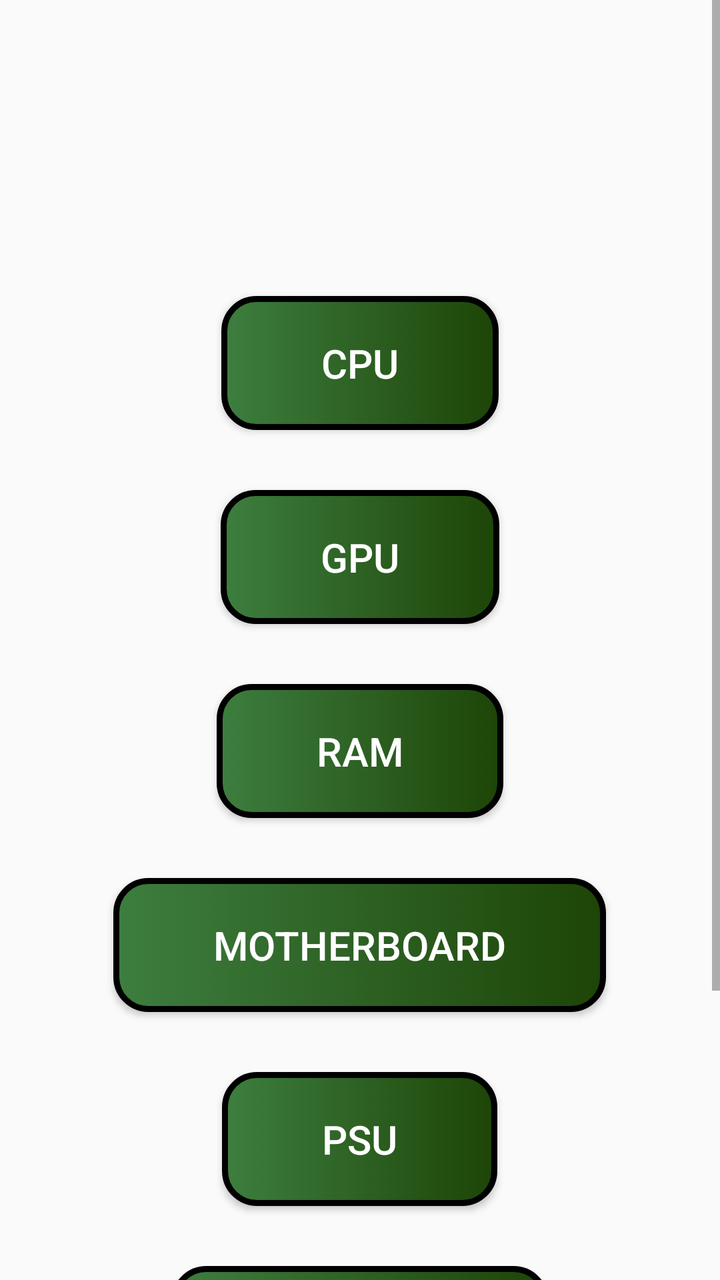
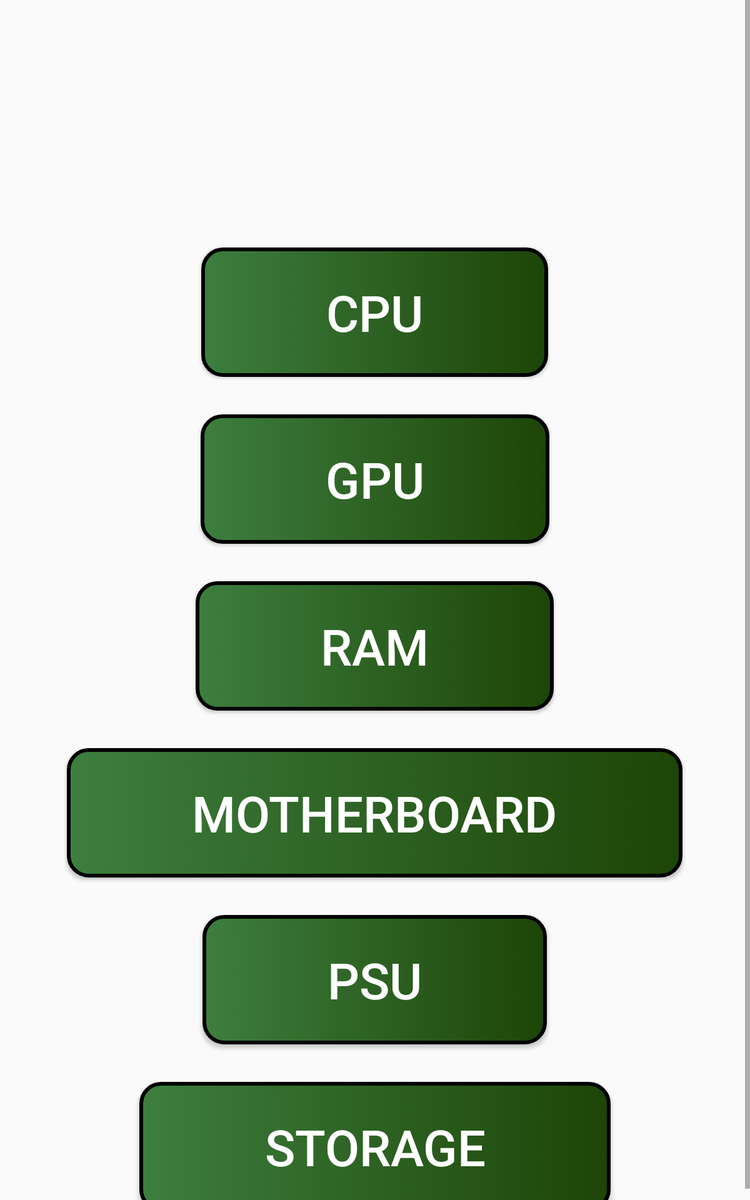

The same Android screen from two of the app's own layout files: first res/layout/ as a phone draws it, then the author's variant for another configuration, drawn on a device whose configuration selects that folder. Both files follow.
<!-- AndroidManifest.xml: application theme Theme.AppCompat.Light.NoActionBar -->
<!-- res/layout/activity_configuration.xml -->
<?xml version="1.0" encoding="utf-8"?>
    <ScrollView
        xmlns:android="http://schemas.android.com/apk/res/android"
        xmlns:app="http://schemas.android.com/apk/res-auto"
        android:layout_width="match_parent"
        android:layout_height="match_parent"
        >
    <LinearLayout
        android:layout_width="match_parent"
        android:layout_height="match_parent"
        android:orientation="vertical"
        >
        <ImageView
            android:id="@+id/btn_back"
            android:layout_width="60dp"
            android:layout_height="50dp"
            android:src="@drawable/ic_back_arrow"
            android:clickable="true"
            android:onClick="onBackIconClick"
            />
    <LinearLayout
        android:layout_width="match_parent"
        android:layout_height="wrap_content"
        android:orientation="vertical"
        android:gravity="center"
        >


        <androidx.appcompat.widget.SearchView
            android:id="@+id/search_view"
            android:layout_width="match_parent"
            android:layout_height="wrap_content"
            android:queryHint="Search"
            android:iconifiedByDefault="false"
            app:searchIcon="@drawable/search_icon"
            android:textColor="@color/white"
            />
        <Button
            android:text="CPU"
            android:textColor="@color/white"
            android:textSize="20sp"
            android:background="@drawable/btn2"
            android:id="@+id/cpu_button"
            android:layout_marginTop="50dp"
            android:layout_centerHorizontal="true"
            android:paddingLeft="50dp"
            android:paddingRight="50dp"
            android:paddingTop="20dp"
            android:paddingBottom="20dp"
            android:layout_width="wrap_content"
            android:layout_height="wrap_content"
            android:gravity="center" />

        <Button
            android:text="GPU"
            android:textColor="@color/white"
            android:textSize="20sp"
            android:background="@drawable/btn2"
            android:id="@+id/gpu_button"
            android:layout_below="@id/cpu_button"
            android:layout_marginTop="30dp"
            android:layout_centerHorizontal="true"
            android:paddingLeft="50dp"
            android:paddingRight="50dp"
            android:paddingTop="20dp"
            android:paddingBottom="20dp"
            android:layout_width="wrap_content"
            android:layout_height="wrap_content"
            android:gravity="center" />

        <Button
            android:text="RAM"
            android:textColor="@color/white"
            android:textSize="20sp"
            android:background="@drawable/btn2"
            android:id="@+id/ram_button"
            android:layout_below="@id/gpu_button"
            android:layout_marginTop="30dp"
            android:layout_centerHorizontal="true"
            android:paddingLeft="50dp"
            android:paddingRight="50dp"
            android:paddingTop="20dp"
            android:paddingBottom="20dp"
            android:layout_width="wrap_content"
            android:layout_height="wrap_content"
            android:gravity="center" />

        <Button
            android:text="Motherboard"
            android:textColor="@color/white"
            android:textSize="20sp"
            android:background="@drawable/btn2"
            android:id="@+id/motherboard_button"
            android:layout_below="@id/ram_button"
            android:layout_marginTop="30dp"
            android:layout_centerHorizontal="true"
            android:paddingLeft="50dp"
            android:paddingRight="50dp"
            android:paddingTop="20dp"
            android:paddingBottom="20dp"
            android:layout_width="wrap_content"
            android:layout_height="wrap_content"
            android:gravity="center" />

        <Button
            android:text="PSU"
            android:textColor="@color/white"
            android:textSize="20sp"
            android:background="@drawable/btn2"
            android:id="@+id/psu_button"
            android:layout_below="@id/motherboard_button"
            android:layout_marginTop="30dp"
            android:layout_centerHorizontal="true"
            android:paddingLeft="50dp"
            android:paddingRight="50dp"
            android:paddingTop="20dp"
            android:paddingBottom="20dp"
            android:layout_width="wrap_content"
            android:layout_height="wrap_content"
            android:gravity="center" />
        <Button
            android:text="Storage"
            android:textColor="@color/white"
            android:textSize="20sp"
            android:background="@drawable/btn2"
            android:id="@+id/storage_button"
            android:layout_below="@id/psu_button"
            android:layout_marginTop="30dp"
            android:layout_centerHorizontal="true"
            android:paddingLeft="50dp"
            android:paddingRight="50dp"
            android:paddingTop="20dp"
            android:paddingBottom="20dp"
            android:layout_width="wrap_content"
            android:layout_height="wrap_content"
            android:gravity="center" />
        <Button
            android:text="Cooler"
            android:textColor="@color/white"
            android:textSize="20sp"
            android:background="@drawable/btn2"
            android:id="@+id/cooler_button"
            android:layout_below="@id/storage_button"
            android:layout_marginTop="30dp"
            android:layout_centerHorizontal="true"
            android:paddingLeft="50dp"
            android:paddingRight="50dp"
            android:paddingTop="20dp"
            android:paddingBottom="20dp"
            android:layout_marginBottom="30dp"
            android:layout_width="wrap_content"
            android:layout_height="wrap_content"
            android:gravity="center" />




    </LinearLayout>
    </LinearLayout>
    </ScrollView>
<!-- resources referenced by this layout -->
<resources>
  <color name="white">#FFFFFFFF</color>
  <!-- drawable btn2 (drawable) -->
  <?xml version="1.0" encoding="utf-8"?>
  <selector xmlns:android="http://schemas.android.com/apk/res/android">
      
      <item android:drawable="@drawable/button_pressed2" android:state_pressed="true" />
      
      <item android:drawable="@drawable/button_selector2" />
  </selector>
  <!-- drawable button_pressed2 (drawable) -->
  <?xml version="1.0" encoding="utf-8"?>
  <shape xmlns:android="http://schemas.android.com/apk/res/android"
      android:shape="rectangle">
  
  
      <gradient android:startColor="#1D4507" android:endColor="#3D7E3F" android:type="linear"/>
  
      <corners android:radius="16dp" />
      <stroke
          android:width="3dp"
          android:color="#FFFFFF" />
  </shape>
  <!-- drawable button_selector2 (drawable) -->
  <?xml version="1.0" encoding="utf-8"?>
  <shape xmlns:android="http://schemas.android.com/apk/res/android"
      android:shape="rectangle">
  
  
      <gradient android:startColor="#3D7E3F" android:endColor="#1D4507" android:type="linear"/>
  
      <corners android:radius="16dp" />
      <stroke
          android:width="3dp"
          android:color="#000000" />
  </shape>
</resources>
<!-- res/layout-sw600dp/activity_configuration.xml (the author's variant of the layout above) -->
<!-- drawn on a 7-inch tablet held upright -->
<?xml version="1.0" encoding="utf-8"?>
    <ScrollView
        xmlns:android="http://schemas.android.com/apk/res/android"
        xmlns:app="http://schemas.android.com/apk/res-auto"
        android:layout_width="match_parent"
        android:layout_height="match_parent"
        >
    <LinearLayout
        android:layout_width="match_parent"
        android:layout_height="wrap_content"
        android:orientation="vertical"
        >
        <ImageView
            android:id="@+id/btn_back"
            android:layout_width="80sp"
            android:layout_height="100dp"
            android:src="@drawable/ic_back_arrow"
            android:clickable="true"
            android:onClick="onBackIconClick"
            />
    <LinearLayout
        android:layout_width="match_parent"
        android:layout_height="match_parent"
        android:orientation="vertical"
        android:gravity="center"
        >


        <androidx.appcompat.widget.SearchView
            android:id="@+id/search_view"
            android:layout_width="match_parent"
            android:layout_height="wrap_content"
            android:queryHint="Search"
            android:iconifiedByDefault="false"
            app:searchIcon="@drawable/search_icon"
            android:textColor="@color/white"
            />
        <Button
            android:text="CPU"
            android:textColor="@color/white"
            android:textSize="40sp"
            android:background="@drawable/btn2"
            android:id="@+id/cpu_button"
            android:layout_marginTop="50dp"
            android:layout_centerHorizontal="true"
            android:paddingLeft="100dp"
            android:paddingRight="100dp"
            android:paddingTop="25dp"
            android:paddingBottom="25dp"
            android:layout_width="wrap_content"
            android:layout_height="wrap_content"
            android:gravity="center" />

        <Button
            android:text="GPU"
            android:textColor="@color/white"
            android:textSize="40sp"
            android:background="@drawable/btn2"
            android:id="@+id/gpu_button"
            android:layout_below="@id/cpu_button"
            android:layout_marginTop="30dp"
            android:layout_centerHorizontal="true"
            android:paddingLeft="100dp"
            android:paddingRight="100dp"
            android:paddingTop="25dp"
            android:paddingBottom="25dp"
            android:layout_width="wrap_content"
            android:layout_height="wrap_content"
            android:gravity="center" />

        <Button
            android:text="RAM"
            android:textColor="@color/white"
            android:textSize="40sp"
            android:background="@drawable/btn2"
            android:id="@+id/ram_button"
            android:layout_below="@id/gpu_button"
            android:layout_marginTop="30dp"
            android:layout_centerHorizontal="true"
            android:paddingLeft="100dp"
            android:paddingRight="100dp"
            android:paddingTop="25dp"
            android:paddingBottom="25dp"
            android:layout_width="wrap_content"
            android:layout_height="wrap_content"
            android:gravity="center" />

        <Button
            android:text="Motherboard"
            android:textColor="@color/white"
            android:textSize="40sp"
            android:background="@drawable/btn2"
            android:id="@+id/motherboard_button"
            android:layout_below="@id/ram_button"
            android:layout_marginTop="30dp"
            android:layout_centerHorizontal="true"
            android:paddingLeft="100dp"
            android:paddingRight="100dp"
            android:paddingTop="25dp"
            android:paddingBottom="25dp"
            android:layout_width="wrap_content"
            android:layout_height="wrap_content"
            android:gravity="center" />

        <Button
            android:text="PSU"
            android:textColor="@color/white"
            android:textSize="40sp"
            android:background="@drawable/btn2"
            android:id="@+id/psu_button"
            android:layout_below="@id/motherboard_button"
            android:layout_marginTop="30dp"
            android:layout_centerHorizontal="true"
            android:paddingLeft="100dp"
            android:paddingRight="100dp"
            android:paddingTop="25dp"
            android:paddingBottom="25dp"
            android:layout_width="wrap_content"
            android:layout_height="wrap_content"
            android:gravity="center" />
        <Button
            android:text="Storage"
            android:textColor="@color/white"
            android:textSize="40sp"
            android:background="@drawable/btn2"
            android:id="@+id/storage_button"
            android:layout_below="@id/psu_button"
            android:layout_marginTop="30dp"
            android:layout_centerHorizontal="true"
            android:paddingLeft="100dp"
            android:paddingRight="100dp"
            android:paddingTop="25dp"
            android:paddingBottom="25dp"
            android:layout_width="wrap_content"
            android:layout_height="wrap_content"
            android:gravity="center" />





    </LinearLayout>
    </LinearLayout>
    </ScrollView>
